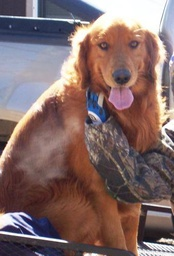
#> input picture Encryption using RSA/30.jpg, 174 x 256 px, shrunk from 340 x 500 before the run
$ python RSA.py
#> lines starting #> are read from the running program, lines starting #| are printed output that depends on the picture
import cv2
import numpy as np
# from google.colab.patches import cv2_imshow
import matplotlib.pyplot as plt
from PIL import Image
from tkinter.filedialog import askopenfilename
from tkinter.filedialog import *

path = askopenfilename()
#> the answer given: 30.jpg
# path = r'C:\Users\ASUS\Desktop\Sem 6th\CS encr project\Final\30.jpg'

my_img = cv2.imread(path)
#> my_img is the input picture: shape (256, 174, 3); mean B, G, R 104.6, 105.9, 129.4

print("Shape of my_img",my_img.shape)
#| Shape of my_img (256, 174, 3)

smallest = my_img.min(axis=(0, 1))
#> smallest = [8, 9, 13]

largest = my_img.max(axis=(0, 1))
#> largest = [255, 255, 255]
print("highest RGB value",largest)
#| highest RGB value [255 255 255]
print("minimum RGB value",smallest)
#| minimum RGB value [ 8  9 13]


img_ori = Image.fromarray(my_img)
# img_ori.show()
img_ori.save("check/ori.jpg")


#RSA

# STEP 1: Generate Two Large Prime Numbers (p,q) randomly
from random import randrange, getrandbits


def power(a,d,n):
  ans=1;
  while d!=0:
    if d%2==1:
      ans=((ans%n)*(a%n))%n
    a=((a%n)*(a%n))%n
    d>>=1
  return ans;


def MillerRabin(N,d):
  a = randrange(2, N - 1)
  x=power(a,d,N);
  if x==1 or x==N-1:
    return True;
  else:
    while(d!=N-1):
      x=((x%N)*(x%N))%N;
      if x==1:
        return False;
      if x==N-1:
        return True;
      d<<=1;
  return False;


def is_prime(N,K):
  if N==3 or N==2:
    return True;
  if N<=1 or N%2==0:
    return False;

  #Find d such that d*(2^r)=X-1
  d=N-1
  while d%2!=0:
    d/=2;

  for _ in range(K):
    if not MillerRabin(N,d):
      return False;
  return True;


def generate_prime_candidate(length):
  # generate random bits
  p = getrandbits(length)
  # apply a mask to set MSB and LSB to 1
  # Set MSB to 1 to make sure we have a Number of 1024 bits.
  # Set LSB to 1 to make sure we get a Odd Number.
  p |= (1 << length - 1) | 1
  return p


def generatePrimeNumber(length):
#> called with length = 5
  A=4
  while not is_prime(A, 128):
        A = generate_prime_candidate(length)
  return A


length=5
P=generatePrimeNumber(length)
Q=generatePrimeNumber(length)

print("P = ",P)
print("Q = ",Q)


#Step 2: Calculate N=P*Q and Euler Totient Function = (P-1)*(Q-1)
N=P*Q
eulerTotient=(P-1)*(Q-1)
print("N = ",N)
print("eulerTotient = ",eulerTotient)


#Step 3: Find E such that GCD(E,eulerTotient)=1(i.e., e should be co-prime) such that it satisfies this condition:-  1<E<eulerTotient

def GCD(a,b):
  if a==0:
    return b;
  return GCD(b%a,a)

E=generatePrimeNumber(4)
while GCD(E,eulerTotient)!=1:
  E=generatePrimeNumber(4)
print("E = ",E)


# Step 4: Find D.
#For Finding D: It must satisfies this property:-  (D*E)Mod(eulerTotient)=1;
#Now we have two Choices
# 1. That we randomly choose D and check which condition is satisfying above condition.
# 2. For Finding D we can Use Extended Euclidean Algorithm: ax+by=1 i.e., eulerTotient(x)+E(y)=GCD(eulerTotient,e)
#Here, Best approach is to go for option 2.( Extended Euclidean Algorithm.)

def gcdExtended(E,eulerTotient):
#> called with E = 13, eulerTotient = 288
  a1,a2,b1,b2,d1,d2=1,0,0,1,eulerTotient,E

  while d2!=1:

    # k
    k=(d1//d2)

    #a
    temp=a2
    a2=a1-(a2*k)
    a1=temp

    #b
    temp=b2
    b2=b1-(b2*k)
    b1=temp

    #d
    temp=d2
    d2=d1-(d2*k)
    d1=temp

    D=b2

  if D>eulerTotient:
    D=D%eulerTotient
  elif D<0:
    D=D+eulerTotient

  return D


D=gcdExtended(E,eulerTotient)
print("D = ",D)


row,col=my_img.shape[0],my_img.shape[1]
#> row = 256; col = 174
enc = [[0 for x in range(col)] for y in range(row)]
# print("enc shape = ",len(enc[0]))
# 3000


#Step 5: Encryption

for i in range(0,my_img.shape[0]):
  for j in range(0,my_img.shape[1]):
    r,g,b=my_img[i,j]
    C1=power(r,E,N)
    C2=power(g,E,N)
    C3=power(b,E,N)
    enc[i][j]=[C1,C2,C3]
    C1=C1%256
    C2=C2%256
    C3=C3%256
    my_img[i,j]=[C1,C2,C3]
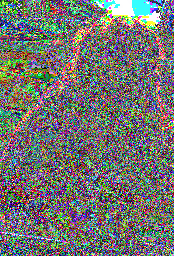
#> my_img: shape (256, 174, 3); mean B, G, R 112, 114.4, 113.9

img_enc = Image.fromarray(my_img, 'RGB')
# img_enc.show()
img_enc.save("check\enc.jpg")
print("Enc shape",my_img.shape)
#| Enc shape (256, 174, 3)


# Step 6: Decryption
for i in range(0,my_img.shape[0]):
  for j in range(0,my_img.shape[1]):
    r,g,b=enc[i][j]
    M1=power(r,D,N)
    M2=power(g,D,N)
    M3=power(b,D,N)
    my_img[i,j]=[M1,M2,M3]

img_dec = Image.fromarray(my_img, 'RGB')
# img_dec.show()
img_dec.save("check\dec.jpg")
print("dec shape",my_img.shape)
#| dec shape (256, 174, 3)
smallest = my_img.min(axis=(0, 1))

largest = my_img.max(axis=(0, 1))
print("highest RGB value",largest)
#| highest RGB value [255 255 255]
print("minimum RGB value",smallest)
#| minimum RGB value [ 8  9 13]

$ run again, with Encryption using RSA/14.jpg copied over Encryption using RSA/30.jpg
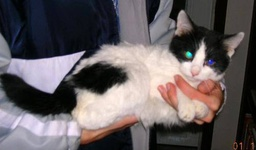
#> input picture Encryption using RSA/14.jpg, 256 x 150 px, shrunk from 500 x 293 before the run
#> my_img is the input picture: shape (150, 256, 3); mean B, G, R 94.2, 92.3, 99.8
#| Shape of my_img (150, 256, 3)
#> smallest = [0, 0, 0]
#> largest = [255, 255, 255]
#| highest RGB value [255 255 255]
#| minimum RGB value [0 0 0]
#> after the loop `for i in range(0,my_img.shape[0]):`:
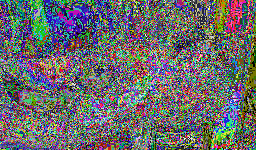
#> my_img: shape (150, 256, 3); mean B, G, R 107.6, 105.9, 105.7
#| Enc shape (150, 256, 3)
#| dec shape (150, 256, 3)
#| highest RGB value [255 255 255]
#| minimum RGB value [0 0 0]

$ run again, with Encryption using RSA/15.jpg copied over Encryption using RSA/30.jpg
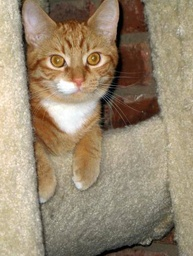
#> input picture Encryption using RSA/15.jpg, 193 x 256 px, shrunk from 377 x 499 before the run
#> my_img is the input picture: shape (256, 193, 3); mean B, G, R 113.2, 136.7, 152.6
#| Shape of my_img (256, 193, 3)
#> smallest = [0, 0, 0]
#> largest = [255, 255, 255]
#| highest RGB value [255 255 255]
#| minimum RGB value [0 0 0]
#> after the loop `for i in range(0,my_img.shape[0]):`:
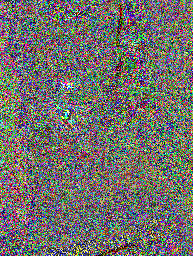
#> my_img: shape (256, 193, 3); mean B, G, R 107.2, 110.9, 112.8
#| Enc shape (256, 193, 3)
#| dec shape (256, 193, 3)
#| highest RGB value [255 255 255]
#| minimum RGB value [0 0 0]
